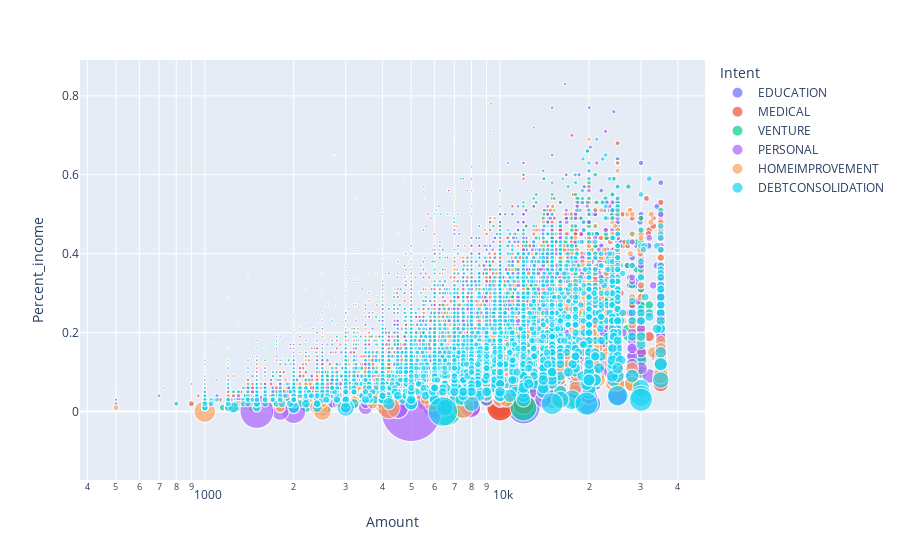

The notebook cell this image was saved under:
### Markdown cell above
Visual:

### Code cell
import plotly.express as px
df = px.data.gapminder()

fig = px.scatter(credit_df[credit_df['Default']== 'N'], x="Amount", y="Percent_income",
                 size="Income", color="Intent",
                 hover_name="Intent", log_x=True, size_max=60)
fig.show()

### Figure 1 — Plotly figure (JSON) as saved in the notebook; plotly's stock layout.template omitted (floating-point values rounded to 4 significant figures; data arrays with more than 128 entries replaced by an {"elided": "..."} marker saying what was removed)
{"data": [{"hovertemplate": "<b>%{hovertext}</b><br><br>Intent=EDUCATION<br>Amount=%{x}<br>Percent_income=%{y}<br>Income=%{marker.size}<extra></extra>", "hovertext": {"elided": "5351 str values"}, "legendgroup": "EDUCATION", "marker": {"color": "#636efa", "size": {"elided": "5351 int values"}, "sizemode": "area", "sizeref": 1667.0, "symbol": "circle"}, "mode": "markers", "name": "EDUCATION", "showlegend": true, "type": "scattergl", "x": {"elided": "5351 int values"}, "xaxis": "x", "y": {"elided": "5351 float values"}, "yaxis": "y"}, {"hovertemplate": "<b>%{hovertext}</b><br><br>Intent=MEDICAL<br>Amount=%{x}<br>Percent_income=%{y}<br>Income=%{marker.size}<extra></extra>", "hovertext": {"elided": "5009 str values"}, "legendgroup": "MEDICAL", "marker": {"color": "#EF553B", "size": {"elided": "5009 int values"}, "sizemode": "area", "sizeref": 1667.0, "symbol": "circle"}, "mode": "markers", "name": "MEDICAL", "showlegend": true, "type": "scattergl", "x": {"elided": "5009 int values"}, "xaxis": "x", "y": {"elided": "5009 float values"}, "yaxis": "y"}, {"hovertemplate": "<b>%{hovertext}</b><br><br>Intent=VENTURE<br>Amount=%{x}<br>Percent_income=%{y}<br>Income=%{marker.size}<extra></extra>", "hovertext": {"elided": "4727 str values"}, "legendgroup": "VENTURE", "marker": {"color": "#00cc96", "size": {"elided": "4727 int values"}, "sizemode": "area", "sizeref": 1667.0, "symbol": "circle"}, "mode": "markers", "name": "VENTURE", "showlegend": true, "type": "scattergl", "x": {"elided": "4727 int values"}, "xaxis": "x", "y": {"elided": "4727 float values"}, "yaxis": "y"}, {"hovertemplate": "<b>%{hovertext}</b><br><br>Intent=PERSONAL<br>Amount=%{x}<br>Percent_income=%{y}<br>Income=%{marker.size}<extra></extra>", "hovertext": {"elided": "4563 str values"}, "legendgroup": "PERSONAL", "marker": {"color": "#ab63fa", "size": {"elided": "4563 int values"}, "sizemode": "area", "sizeref": 1667.0, "symbol": "circle"}, "mode": "markers", "name": "PERSONAL", "showlegend": true, "type": "scattergl", "x": {"elided": "4563 int values"}, "xaxis": "x", "y": {"elided": "4563 float values"}, "yaxis": "y"}, {"hovertemplate": "<b>%{hovertext}</b><br><br>Intent=HOMEIMPROVEMENT<br>Amount=%{x}<br>Percent_income=%{y}<br>Income=%{marker.size}<extra></extra>", "hovertext": {"elided": "2909 str values"}, "legendgroup": "HOMEIMPROVEMENT", "marker": {"color": "#FFA15A", "size": {"elided": "2909 int values"}, "sizemode": "area", "sizeref": 1667.0, "symbol": "circle"}, "mode": "markers", "name": "HOMEIMPROVEMENT", "showlegend": true, "type": "scattergl", "x": {"elided": "2909 int values"}, "xaxis": "x", "y": {"elided": "2909 float values"}, "yaxis": "y"}, {"hovertemplate": "<b>%{hovertext}</b><br><br>Intent=DEBTCONSOLIDATION<br>Amount=%{x}<br>Percent_income=%{y}<br>Income=%{marker.size}<extra></extra>", "hovertext": {"elided": "4277 str values"}, "legendgroup": "DEBTCONSOLIDATION", "marker": {"color": "#19d3f3", "size": {"elided": "4277 int values"}, "sizemode": "area", "sizeref": 1667.0, "symbol": "circle"}, "mode": "markers", "name": "DEBTCONSOLIDATION", "showlegend": true, "type": "scattergl", "x": {"elided": "4277 int values"}, "xaxis": "x", "y": {"elided": "4277 float values"}, "yaxis": "y"}], "layout": {"autosize": true, "legend": {"itemsizing": "constant", "title": {"text": "Intent"}, "tracegroupgap": 0}, "margin": {"t": 60}, "xaxis": {"anchor": "y", "autorange": true, "domain": [0, 1], "range": [2.58, 4.687], "title": {"text": "Amount"}, "type": "log"}, "yaxis": {"anchor": "x", "autorange": true, "domain": [0, 1], "range": [-0.3287, 0.9087], "title": {"text": "Percent_income"}, "type": "linear"}}}
